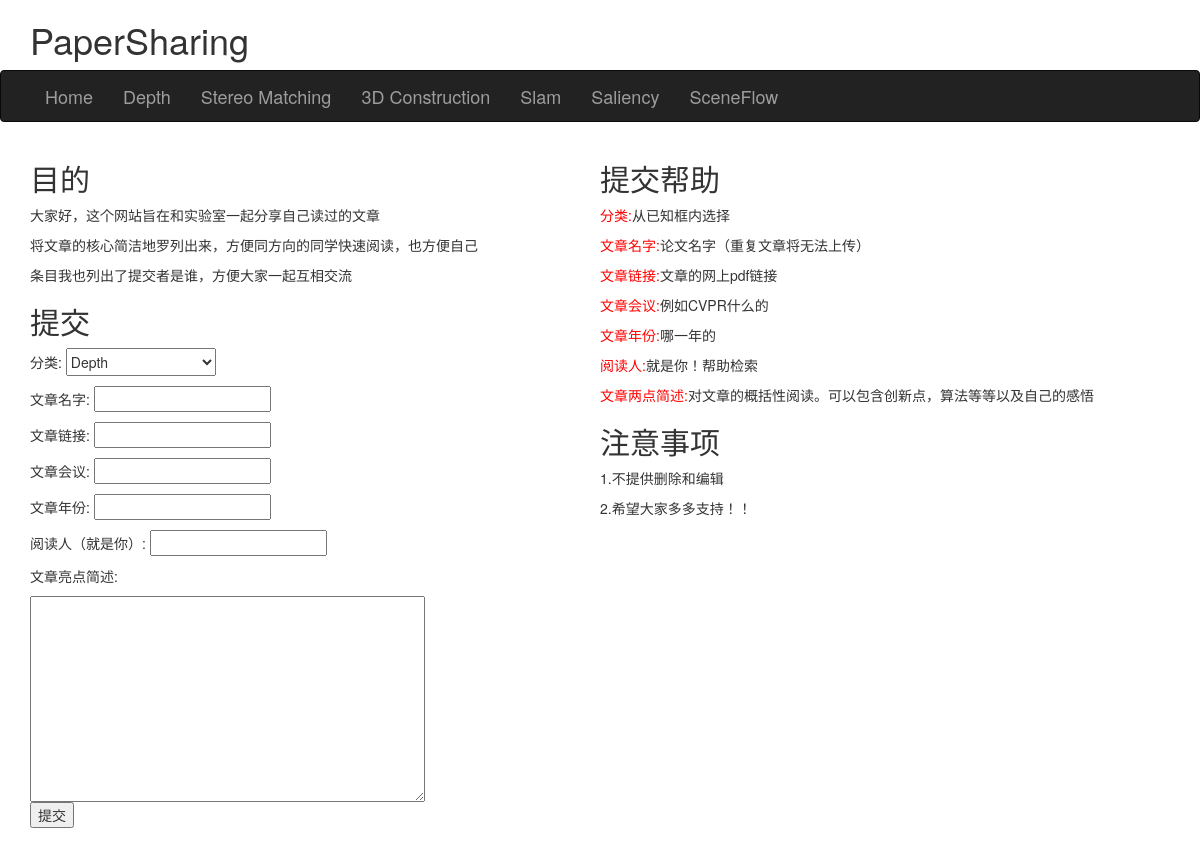
The page / on the database its author committed.
### share/models.py (models this page shows, shortened)
class Catalogue(models.Model):
    catalogue_text = models.CharField(max_length=200)
    pub_date = models.DateTimeField('date published')

### share/views.py (the view)
# urls.py: path('', views.index, name='index'),
def index(request):
    catalogue_list = Catalogue.objects.all()
    context = {'catalogue_list': catalogue_list}
    return render(request, 'share/index.html', context)

### share/templates/share/index.html (shortened to what this page needs)
{% load static %}
<html>
<head>
    <link rel="stylesheet" href="http://cdn.bootcss.com/bootstrap/3.3.4/css/bootstrap.min.css">
    <link rel="stylesheet" type="text/css" href="{% static 'share/style.css' %}">
<body>
        <main role="main" class="container">
                <h1 class="mt-5">PaperSharing    </h1>
        </main>
        <nav class="navbar navbar-inverse ">
            <div class="container">
                <ul class="nav navbar-nav">
                    <li><a href="{% url 'index'%}"><font size="4px">Home</font></a></li>
                    {% if catalogue_list %}
                        {% for each in catalogue_list %}
                            <li><a href="{% url 'detail' each.id %}"><font size="4px">{{ each.catalogue_text }}</font></a></li>
                        {% endfor %}
                    {% else %}
                        <p>No polls are available.</p>
                    {% endif %}
                </ul>
            </div>
        </nav>
        <main role="main" class="container">
            <div class="wrap">
                <div class = "left">
                  <h2>  目的 </h2>
                  <p>大家好，这个网站旨在和实验室一起分享自己读过的文章</p>
                  <p>将文章的核心简洁地罗列出来，方便同方向的同学快速阅读，也方便自己</p>
                  <p>条目我也列出了提交者是谁，方便大家一起互相交流</p>
                  <h2> 提交 </h2>
                  <form action="/add/" method="get">
                      <p>分类:
                          <select type="text" id="a" name="a" style="width:150px; height:28px;">
                              {% if catalogue_list %}
                                  {% for each in catalogue_list %}
                                      <option >{{ each.catalogue_text }}</option>
                                  {% endfor %}
                              {% else %}
                                  <p>No polls are available.</p>
                              {% endif %}
                          </select>
                      </p>
                      <p>文章名字: <input type="text" id="b" name="b"> </p>
                      <p>文章链接: <input type="text" id="c" name="c"> </p>
                      <p>文章会议: <input type="text" id="d" name="d"> </p>
                      <p>文章年份: <input type="number" id="e" name="e"> </p>
                      <p>阅读人（就是你）: <input type="text" id="f" name="f"> </p>
                      <p>文章亮点简述: </p> <textarea cols="50" rows="10" type="text" id="g" name="g"></textarea> <br>
                      <input type="submit" value="提交" />
                  </form>
                </div>
                <div class="right">
                    <h2>提交帮助</h2>
                    <p> <font color="red">分类:</font>从已知框内选择 </p>
                    <p> <font color="red">文章名字:</font>论文名字（重复文章将无法上传）</p>
                    <p> <font color="red">文章链接:</font>文章的网上pdf链接 </p>
                    <p> <font color="red">文章会议:</font>例如CVPR什么的 </p>
                    <p> <font color="red">文章年份:</font>哪一年的 </p>
                    <p> <font color="red">阅读人:</font>就是你！帮助检索 </p>
                    <p> <font color="red">文章两点简述:</font>对文章的概括性阅读。可以包含创新点，算法等等以及自己的感悟 </p>
                    <h2>注意事项</h2>
                    <p>1.不提供删除和编辑</p>
                    <p>2.希望大家多多支持！！</p><br>
                </div>
            </div>
        </main>
</body>
</html>

### share/static/share/style.css (style rules this page uses)
.wrap { display:flex; }

### share/templates/share/index.html (style rules this page uses)
.left { width:50%; }
.right { width:50%; }

### rows shown on the page
Catalogue: catalogue_text "Depth"
Catalogue: catalogue_text "Stereo Matching"
Catalogue: catalogue_text "3D Construction"
Catalogue: catalogue_text "Slam"
Catalogue: catalogue_text "Saliency"
Catalogue: catalogue_text "SceneFlow"

### other values the page prints
form field a "Depth"
